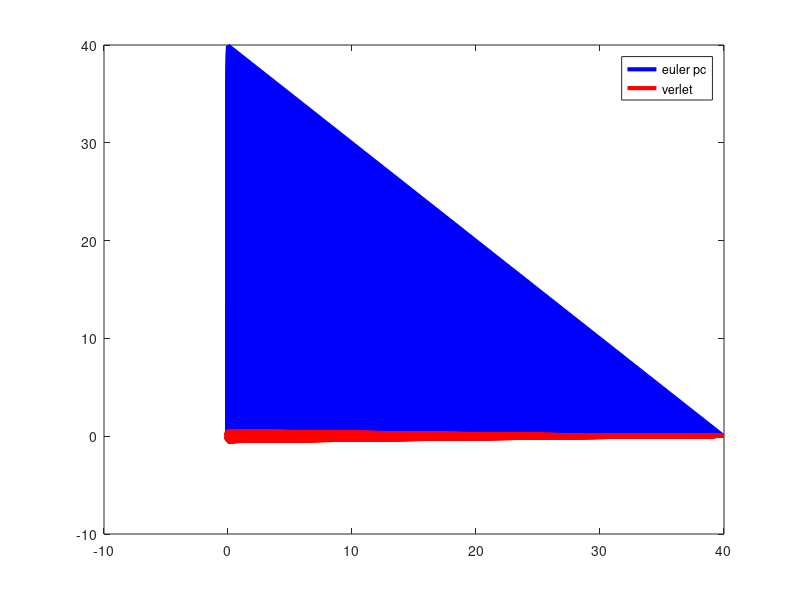

This figure's MATLAB source:
%% PLOT DE LA PRACT_1 EQ MOTION
clear all; close all;

fileID = fopen('results_eq_motion_euler_pc.dat');
dades = textscan(fileID,'%f%f%f%f');
t_euler_pc = cell2mat(dades(1)); x_euler_pc = cell2mat(dades(2));
v_euler_pc = cell2mat(dades(3)); a_euler_pc = cell2mat(dades(4));

fileID = fopen('results_eq_motion_verlet.dat');
dades = textscan(fileID,'%f%f%f%f');
t_verlet = cell2mat(dades(1)); x_verlet = cell2mat(dades(2));
v_verlet = cell2mat(dades(3)); a_verlet = cell2mat(dades(4));

figure(1)
plot(t_euler_pc, x_euler_pc,'-b','LineWidth',3)
hold on
plot(t_verlet, x_verlet, '-r', 'LineWidth',3)
legend('euler pc','verlet')